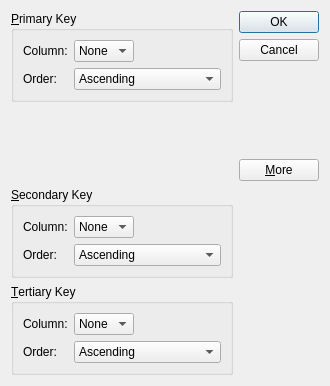
<?xml version="1.0" encoding="UTF-8"?>
<ui version="4.0">
 <class>SortDialog</class>
 <widget class="QDialog" name="SortDialog">
  <property name="geometry">
   <rect>
    <x>0</x>
    <y>0</y>
    <width>330</width>
    <height>386</height>
   </rect>
  </property>
  <property name="windowTitle">
   <string>Sort</string>
  </property>
  <layout class="QGridLayout" name="gridLayout_4">
   <item row="0" column="0">
    <widget class="QGroupBox" name="primaryGroupBox">
     <property name="title">
      <string>&amp;Primary Key</string>
     </property>
     <layout class="QGridLayout" name="gridLayout">
      <item row="0" column="0">
       <widget class="QLabel" name="label">
        <property name="text">
         <string>Column:</string>
        </property>
       </widget>
      </item>
      <item row="0" column="1">
       <widget class="QComboBox" name="primaryColumnCombo">
        <item>
         <property name="text">
          <string>None</string>
         </property>
        </item>
       </widget>
      </item>
      <item row="0" column="2">
       <spacer name="horizontalSpacer">
        <property name="orientation">
         <enum>Qt::Horizontal</enum>
        </property>
        <property name="sizeHint" stdset="0">
         <size>
          <width>27</width>
          <height>20</height>
         </size>
        </property>
       </spacer>
      </item>
      <item row="1" column="0">
       <widget class="QLabel" name="label_2">
        <property name="text">
         <string>Order:</string>
        </property>
       </widget>
      </item>
      <item row="1" column="1" colspan="2">
       <widget class="QComboBox" name="primaryOrderCombo">
        <item>
         <property name="text">
          <string>Ascending</string>
         </property>
        </item>
        <item>
         <property name="text">
          <string>Descending</string>
         </property>
        </item>
       </widget>
      </item>
     </layout>
    </widget>
   </item>
   <item row="0" column="1" rowspan="2">
    <layout class="QVBoxLayout" name="verticalLayout">
     <item>
      <widget class="QPushButton" name="okButton">
       <property name="text">
        <string>OK</string>
       </property>
       <property name="default">
        <bool>true</bool>
       </property>
      </widget>
     </item>
     <item>
      <widget class="QPushButton" name="cancelButton">
       <property name="text">
        <string>Cancel</string>
       </property>
      </widget>
     </item>
     <item>
      <spacer name="verticalSpacer">
       <property name="orientation">
        <enum>Qt::Vertical</enum>
       </property>
       <property name="sizeHint" stdset="0">
        <size>
         <width>20</width>
         <height>0</height>
        </size>
       </property>
      </spacer>
     </item>
     <item>
      <widget class="QPushButton" name="moreButton">
       <property name="text">
        <string>&amp;More</string>
       </property>
       <property name="checkable">
        <bool>true</bool>
       </property>
      </widget>
     </item>
    </layout>
   </item>
   <item row="1" column="0">
    <spacer name="verticalSpacer_2">
     <property name="orientation">
      <enum>Qt::Vertical</enum>
     </property>
     <property name="sizeHint" stdset="0">
      <size>
       <width>20</width>
       <height>56</height>
      </size>
     </property>
    </spacer>
   </item>
   <item row="2" column="0">
    <widget class="QGroupBox" name="secondaryGroupBox">
     <property name="title">
      <string>&amp;Secondary Key</string>
     </property>
     <layout class="QGridLayout" name="gridLayout_2">
      <item row="0" column="0">
       <widget class="QLabel" name="label_3">
        <property name="text">
         <string>Column:</string>
        </property>
       </widget>
      </item>
      <item row="0" column="1">
       <widget class="QComboBox" name="secondaryColumnCombo">
        <item>
         <property name="text">
          <string>None</string>
         </property>
        </item>
       </widget>
      </item>
      <item row="0" column="2">
       <spacer name="horizontalSpacer_2">
        <property name="orientation">
         <enum>Qt::Horizontal</enum>
        </property>
        <property name="sizeHint" stdset="0">
         <size>
          <width>40</width>
          <height>20</height>
         </size>
        </property>
       </spacer>
      </item>
      <item row="1" column="0">
       <widget class="QLabel" name="label_4">
        <property name="text">
         <string>Order:</string>
        </property>
       </widget>
      </item>
      <item row="1" column="1" colspan="2">
       <widget class="QComboBox" name="secondaryOrderCombo">
        <item>
         <property name="text">
          <string>Ascending</string>
         </property>
        </item>
        <item>
         <property name="text">
          <string>Descending</string>
         </property>
        </item>
       </widget>
      </item>
     </layout>
    </widget>
   </item>
   <item row="3" column="0">
    <widget class="QGroupBox" name="tertiaryGroupBox">
     <property name="title">
      <string>&amp;Tertiary Key</string>
     </property>
     <layout class="QGridLayout" name="gridLayout_3">
      <item row="0" column="0">
       <widget class="QLabel" name="label_5">
        <property name="text">
         <string>Column:</string>
        </property>
       </widget>
      </item>
      <item row="0" column="1">
       <widget class="QComboBox" name="tertiaryColumnCombo">
        <item>
         <property name="text">
          <string>None</string>
         </property>
        </item>
       </widget>
      </item>
      <item row="0" column="2">
       <spacer name="horizontalSpacer_3">
        <property name="orientation">
         <enum>Qt::Horizontal</enum>
        </property>
        <property name="sizeHint" stdset="0">
         <size>
          <width>40</width>
          <height>20</height>
         </size>
        </property>
       </spacer>
      </item>
      <item row="1" column="0">
       <widget class="QLabel" name="label_6">
        <property name="text">
         <string>Order:</string>
        </property>
       </widget>
      </item>
      <item row="1" column="1" colspan="2">
       <widget class="QComboBox" name="tertiaryOrderCombo">
        <item>
         <property name="text">
          <string>Ascending</string>
         </property>
        </item>
        <item>
         <property name="text">
          <string>Descending</string>
         </property>
        </item>
       </widget>
      </item>
     </layout>
    </widget>
   </item>
  </layout>
 </widget>
 <tabstops>
  <tabstop>primaryColumnCombo</tabstop>
  <tabstop>primaryOrderCombo</tabstop>
  <tabstop>secondaryColumnCombo</tabstop>
  <tabstop>secondaryOrderCombo</tabstop>
  <tabstop>tertiaryColumnCombo</tabstop>
  <tabstop>tertiaryOrderCombo</tabstop>
  <tabstop>okButton</tabstop>
  <tabstop>cancelButton</tabstop>
  <tabstop>moreButton</tabstop>
 </tabstops>
 <resources/>
 <connections>
  <connection>
   <sender>okButton</sender>
   <signal>clicked()</signal>
   <receiver>SortDialog</receiver>
   <slot>accept()</slot>
   <hints>
    <hint type="sourcelabel">
     <x>280</x>
     <y>24</y>
    </hint>
    <hint type="destinationlabel">
     <x>141</x>
     <y>113</y>
    </hint>
   </hints>
  </connection>
  <connection>
   <sender>cancelButton</sender>
   <signal>clicked()</signal>
   <receiver>SortDialog</receiver>
   <slot>reject()</slot>
   <hints>
    <hint type="sourcelabel">
     <x>288</x>
     <y>65</y>
    </hint>
    <hint type="destinationlabel">
     <x>179</x>
     <y>128</y>
    </hint>
   </hints>
  </connection>
  <connection>
   <sender>moreButton</sender>
   <signal>toggled(bool)</signal>
   <receiver>secondaryGroupBox</receiver>
   <slot>setVisible(bool)</slot>
   <hints>
    <hint type="sourcelabel">
     <x>286</x>
     <y>160</y>
    </hint>
    <hint type="destinationlabel">
     <x>72</x>
     <y>189</y>
    </hint>
   </hints>
  </connection>
  <connection>
   <sender>moreButton</sender>
   <signal>toggled(bool)</signal>
   <receiver>tertiaryGroupBox</receiver>
   <slot>setVisible(bool)</slot>
   <hints>
    <hint type="sourcelabel">
     <x>278</x>
     <y>163</y>
    </hint>
    <hint type="destinationlabel">
     <x>197</x>
     <y>299</y>
    </hint>
   </hints>
  </connection>
 </connections>
</ui>
